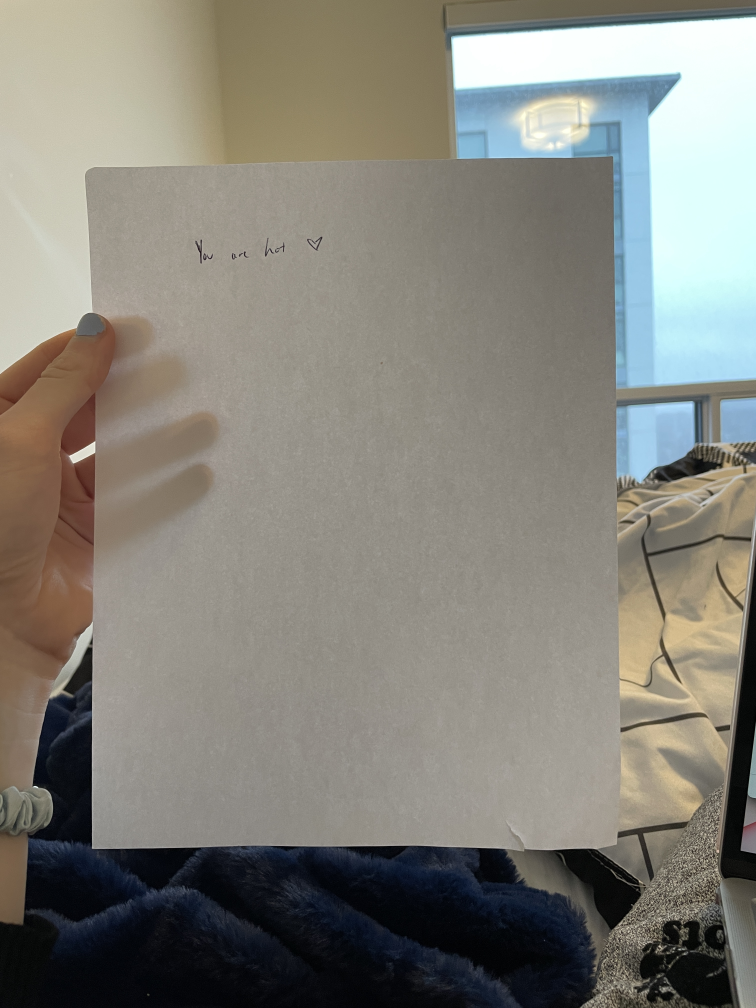
#> input picture document-scanner/images/cuteimg.JPG, 3024 x 4032 px (shown at 1/4 size)
$ python scan.py --image images/cuteimg.JPG
#> lines starting #> are read from the running program, lines starting #| are printed output that depends on the picture; after the words box and inside, x2 and y2 are one past the last pixel; in counts of white or black regions, pixels touching at a corner belong together
# Import all necessary packages
from imagetransform import four_point_transform
from skimage.filters import threshold_local
import numpy as np
import argparse
import cv2
import imutils

# Create argument parser and parse arguments
ap = argparse.ArgumentParser()
ap.add_argument('-i', '--image', required = True,
    help = 'Path to the image to be scanned')
args = vars(ap.parse_args())


# Load images + compute ratio of old height to new height, clone, resize
image = cv2.imread(args['image'])
#> image is the input picture: shape (4032, 3024, 3); mean B, G, R 121.6, 129.8, 131.8
ratio = image.shape[0] / 500.0
#> ratio = 8.06
orig = image.copy()
image = imutils.resize(image, height = 500)
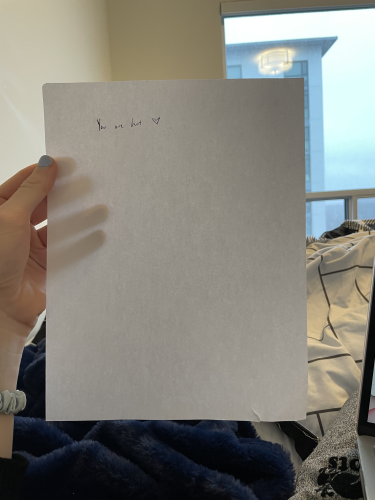
#> image: shape (500, 375, 3); mean B, G, R 121.6, 129.8, 131.8

# Convert to grayscale, blur, find edges
gray = cv2.cvtColor(image, cv2.COLOR_BGR2GRAY)
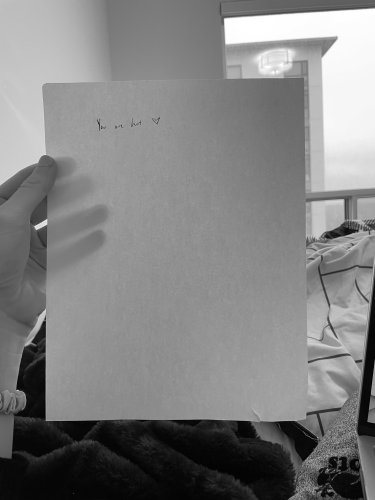
#> gray: shape (500, 375); min 2, max 255, mean 129.4
gray = cv2.GaussianBlur(gray, (5, 5), 0)
edged = cv2.Canny(gray, 75, 200)
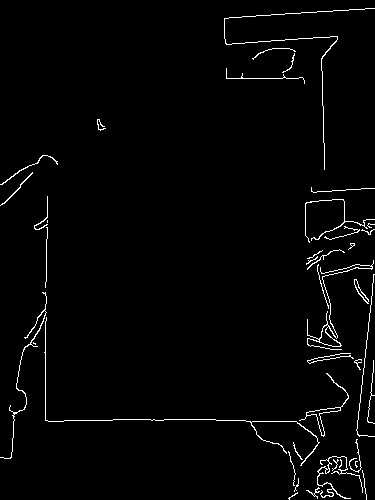
#> edged: shape (500, 375); 2% white in thin lines or dots

# Show original image + edge-detected image
print('Step One: Edge Detection')
cv2.imshow('Image', image)
cv2.imshow('Edged', edged)
cv2.waitKey(0)
cv2.destroyAllWindows()


# Find contours in edged image, keep largest ones
cnts = cv2.findContours(edged.copy(), cv2.RETR_LIST, cv2.CHAIN_APPROX_SIMPLE)
#> cnts = 47 contours, 35 with area under 20; largest, box (x1, y1, x2, y2) and area: (307, 260, 374, 350) 226, (299, 373, 349, 437) 210, (306, 407, 341, 436) 184, (319, 324, 341, 347) 184, (354, 279, 369, 304) 84
cnts = imutils.grab_contours(cnts)
cnts = sorted(cnts, key = cv2.contourArea, reverse = True)[:5]
#> cnts = 5 contours; box (x1, y1, x2, y2) and area: (307, 260, 374, 350) 226, (299, 373, 349, 437) 210, (306, 407, 341, 436) 184, (319, 324, 341, 347) 184, (354, 279, 369, 304) 84

# Loop over contours
for c in cnts:
    # Approximate contour
    peri = cv2.arcLength(c, True)
    approx = cv2.approxPolyDP(c, 0.02 * peri, True)

    # If 4 points, can assume found
    if len(approx) == 4:
        screenCnt = approx
        break
#> this loop made 5 passes
#> peri on passes 1 to 5: 688.9, 242, 121.4, 75.01, 62.18
# Show contour on paper
print('Step Two: Contours on Paper Image')
#> (the run stopped early here; a loop or call above may not have finished)
